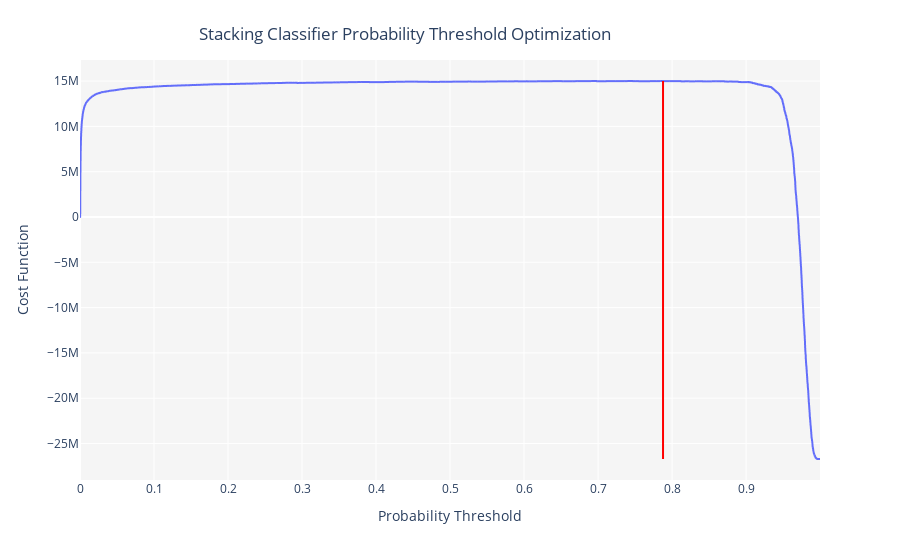

Source (notebook cell):
### Code cell
optimize_threshold(stacker, true_negative = 1500, false_negative = -5000)

### Figure 1 — Plotly figure (JSON) as saved in the notebook; plotly's stock layout.template omitted (floating-point values rounded to 4 significant figures; data arrays with more than 128 entries replaced by an {"elided": "..."} marker saying what was removed)
{"data": [{"hovertemplate": "Probability Threshold=%{x}<br>Cost Function=%{y}<extra></extra>", "legendgroup": "", "line": {"color": "#636efa", "dash": "solid", "shape": "linear"}, "marker": {"symbol": "circle"}, "mode": "lines", "name": "", "showlegend": false, "type": "scattergl", "x": {"elided": "10000 float values"}, "xaxis": "x", "y": {"elided": "10000 int values"}, "yaxis": "y"}], "layout": {"legend": {"tracegroupgap": 0}, "margin": {"t": 60}, "plot_bgcolor": "rgb(245,245,245)", "shapes": [{"line": {"color": "red", "width": 2}, "type": "line", "x0": 0.7878, "x1": 0.7878, "y0": -26709000, "y1": 15009500}], "title": {"text": "Stacking Classifier Probability Threshold Optimization", "x": 0.45, "xanchor": "center", "y": 0.95, "yanchor": "top"}, "xaxis": {"anchor": "y", "domain": [0, 1], "title": {"text": "Probability Threshold"}}, "yaxis": {"anchor": "x", "domain": [0, 1], "title": {"text": "Cost Function"}}}}
